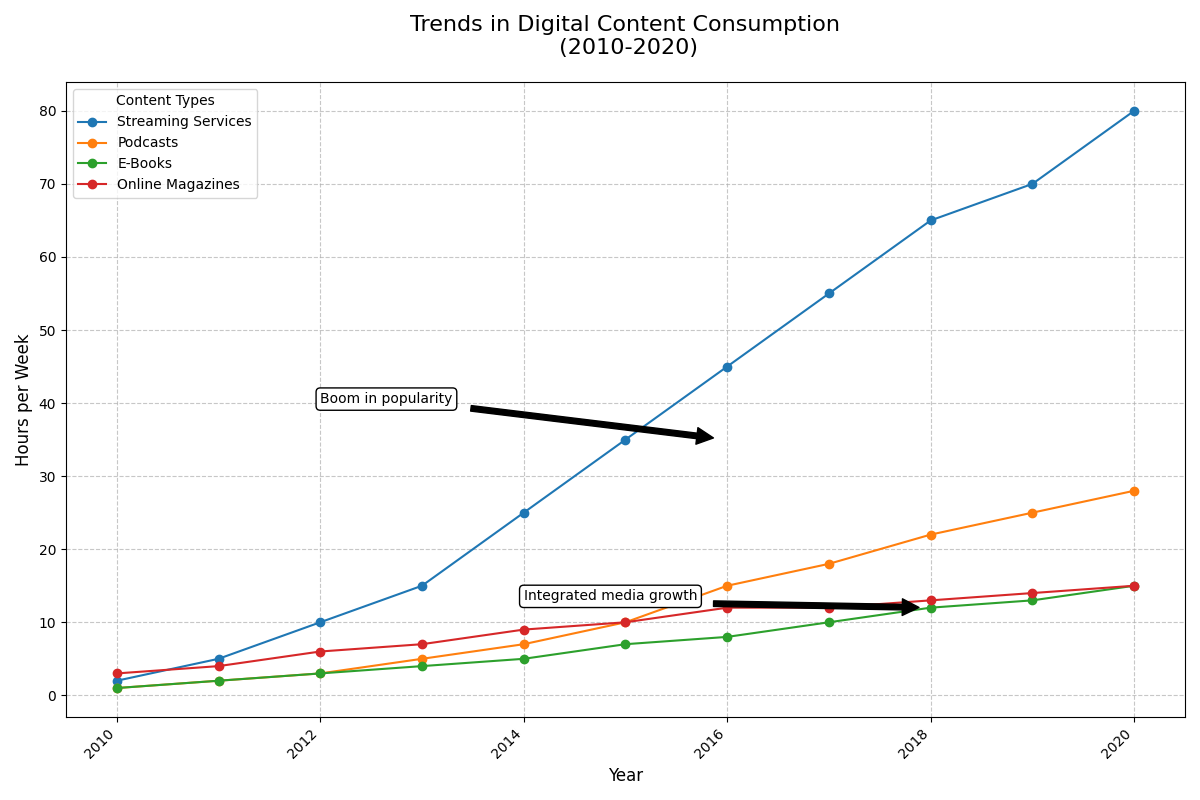

Source code (Python):
import matplotlib.pyplot as plt
import numpy as np

# Backstory:
# The chart represents the trends in digital content consumption over a decade (2010-2020). 
# We compare the consumption of Streaming Services, Podcasts, E-Books, and Online Magazines.

# Define years
years = np.arange(2010, 2021)

# Create data for digital content consumption (in hours per week)
streaming_services = np.array([2, 5, 10, 15, 25, 35, 45, 55, 65, 70, 80])
podcasts = np.array([1, 2, 3, 5, 7, 10, 15, 18, 22, 25, 28])
ebooks = np.array([1, 2, 3, 4, 5, 7, 8, 10, 12, 13, 15])
online_magazines = np.array([3, 4, 6, 7, 9, 10, 12, 12, 13, 14, 15])

# Create a figure and adjust size
fig, ax = plt.subplots(figsize=(12, 8))

# Plot data using multiple line charts
ax.plot(years, streaming_services, label='Streaming Services', marker='o', color='#1f77b4')
ax.plot(years, podcasts, label='Podcasts', marker='o', color='#ff7f0e')
ax.plot(years, ebooks, label='E-Books', marker='o', color='#2ca02c')
ax.plot(years, online_magazines, label='Online Magazines', marker='o', color='#d62728')

# Annotate key points in trends
ax.annotate('Boom in popularity', xy=(2016, 35), xytext=(2012, 40),
            arrowprops=dict(facecolor='black', shrink=0.05),
            fontsize=10, color='black',
            bbox=dict(boxstyle="round,pad=0.3", edgecolor="black", facecolor="white"))

ax.annotate('Integrated media growth', xy=(2018, 12), xytext=(2014, 13),
            arrowprops=dict(facecolor='black', shrink=0.05),
            fontsize=10, color='black',
            bbox=dict(boxstyle="round,pad=0.3", edgecolor="black", facecolor="white"))

# Set grid, title, and labels
ax.grid(True, linestyle='--', alpha=0.7)
ax.set_title("Trends in Digital Content Consumption\n (2010-2020)", fontsize=16, pad=20)
ax.set_ylabel('Hours per Week', fontsize=12)
ax.set_xlabel('Year', fontsize=12)
ax.legend(loc='upper left', fontsize=10, title='Content Types')

# Rotate x-ticks for better readability
plt.xticks(rotation=45, ha='right')

# Add a tight layout to automatically adjust the plots
plt.tight_layout()

# Show the plot
plt.show()
